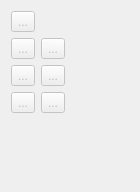
      <widget class="QWidget" name="detailPage">
       <property name="geometry">
        <rect>
         <x>0</x>
         <y>0</y>
         <width>140</width>
         <height>192</height>
        </rect>
       </property>
       <property name="sizePolicy">
        <sizepolicy hsizetype="Expanding" vsizetype="Maximum">
         <horstretch>0</horstretch>
         <verstretch>0</verstretch>
        </sizepolicy>
       </property>
       <property name="toolTip">
        <string>Tools for creating details.</string>
       </property>
       <attribute name="icon">
        <iconset resource="../../libs/vmisc/share/resources/icon.qrc">
         <normaloff>:/icon/16x16/toolsectiondetail.png</normaloff>:/icon/16x16/toolsectiondetail.png</iconset>
       </attribute>
       <attribute name="label">
        <string>Detail</string>
       </attribute>
       <attribute name="toolTip">
        <string>Detail</string>
       </attribute>
       <layout class="QFormLayout" name="formLayout_5">
        <item row="0" column="0">
         <widget class="QToolButton" name="toolButtonPointerDetail">
          <property name="enabled">
           <bool>false</bool>
          </property>
          <property name="toolTip">
           <string>Tool pointer</string>
          </property>
          <property name="text">
           <string notr="true">...</string>
          </property>
          <property name="icon">
           <iconset resource="../../libs/vmisc/share/resources/icon.qrc">
            <normaloff>:/icon/32x32/arrow_cursor.png</normaloff>:/icon/32x32/arrow_cursor.png</iconset>
          </property>
          <property name="iconSize">
           <size>
            <width>32</width>
            <height>32</height>
           </size>
          </property>
          <property name="checkable">
           <bool>true</bool>
          </property>
         </widget>
        </item>
        <item row="1" column="0">
         <widget class="QToolButton" name="toolButtonNewDetail">
          <property name="enabled">
           <bool>false</bool>
          </property>
          <property name="toolTip">
           <string>Workpiece tool</string>
          </property>
          <property name="text">
           <string notr="true">...</string>
          </property>
          <property name="icon">
           <iconset resource="share/resources/toolicon.qrc">
            <normaloff>:/toolicon/32x32/new_detail.png</normaloff>:/toolicon/32x32/new_detail.png</iconset>
          </property>
          <property name="iconSize">
           <size>
            <width>32</width>
            <height>32</height>
           </size>
          </property>
          <property name="checkable">
           <bool>true</bool>
          </property>
         </widget>
        </item>
        <item row="1" column="1">
         <widget class="QToolButton" name="toolButtonUnionDetails">
          <property name="enabled">
           <bool>false</bool>
          </property>
          <property name="toolTip">
           <string>Union tool</string>
          </property>
          <property name="text">
           <string notr="true">...</string>
          </property>
          <property name="icon">
           <iconset resource="share/resources/toolicon.qrc">
            <normaloff>:/toolicon/32x32/union.png</normaloff>:/toolicon/32x32/union.png</iconset>
          </property>
          <property name="iconSize">
           <size>
            <width>32</width>
            <height>32</height>
           </size>
          </property>
          <property name="checkable">
           <bool>true</bool>
          </property>
         </widget>
        </item>
        <item row="2" column="0">
         <widget class="QToolButton" name="toolButtonInternalPath">
          <property name="enabled">
           <bool>false</bool>
          </property>
          <property name="toolTip">
           <string>Internal path tool</string>
          </property>
          <property name="text">
           <string notr="true">...</string>
          </property>
          <property name="icon">
           <iconset resource="share/resources/toolicon.qrc">
            <normaloff>:/toolicon/32x32/path.png</normaloff>:/toolicon/32x32/path.png</iconset>
          </property>
          <property name="iconSize">
           <size>
            <width>32</width>
            <height>32</height>
           </size>
          </property>
          <property name="checkable">
           <bool>true</bool>
          </property>
         </widget>
        </item>
        <item row="2" column="1">
         <widget class="QToolButton" name="toolButtonPin">
          <property name="enabled">
           <bool>false</bool>
          </property>
          <property name="toolTip">
           <string>Pin tool</string>
          </property>
          <property name="text">
           <string notr="true">...</string>
          </property>
          <property name="icon">
           <iconset resource="share/resources/toolicon.qrc">
            <normaloff>:/toolicon/32x32/pin.png</normaloff>:/toolicon/32x32/pin.png</iconset>
          </property>
          <property name="iconSize">
           <size>
            <width>32</width>
            <height>32</height>
           </size>
          </property>
          <property name="checkable">
           <bool>true</bool>
          </property>
         </widget>
        </item>
        <item row="3" column="0">
         <widget class="QToolButton" name="toolButtonInsertNode">
          <property name="enabled">
           <bool>false</bool>
          </property>
          <property name="toolTip">
           <string>Insert node tool</string>
          </property>
          <property name="text">
           <string notr="true">...</string>
          </property>
          <property name="icon">
           <iconset resource="share/resources/toolicon.qrc">
            <normaloff>:/toolicon/32x32/insert_node.png</normaloff>:/toolicon/32x32/insert_node.png</iconset>
          </property>
          <property name="iconSize">
           <size>
            <width>32</width>
            <height>32</height>
           </size>
          </property>
          <property name="checkable">
           <bool>true</bool>
          </property>
         </widget>
        </item>
        <item row="3" column="1">
         <widget class="QToolButton" name="toolButtonDetailExportAs">
          <property name="enabled">
           <bool>false</bool>
          </property>
          <property name="text">
           <string notr="true">...</string>
          </property>
          <property name="icon">
           <iconset resource="../../libs/vmisc/share/resources/icon.qrc">
            <normaloff>:/icon/32x32/export_to_picture_document.png</normaloff>:/icon/32x32/export_to_picture_document.png</iconset>
          </property>
          <property name="iconSize">
           <size>
            <width>32</width>
            <height>32</height>
           </size>
          </property>
          <property name="checkable">
           <bool>true</bool>
          </property>
         </widget>
        </item>
       </layout>
      </widget>
